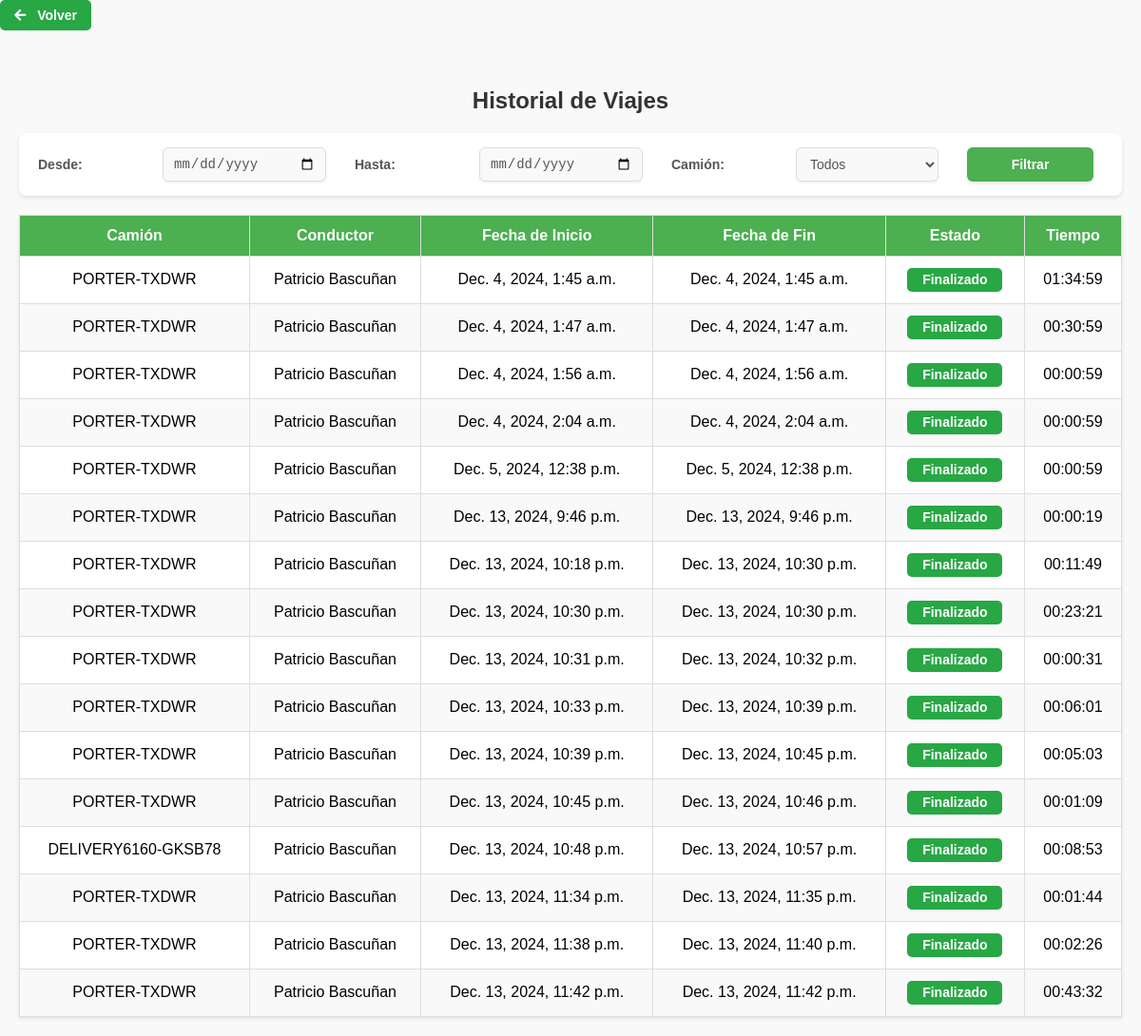
/camiones/historial-viajes-chofer/ (signed in), run on an earlier commit of the app's database.
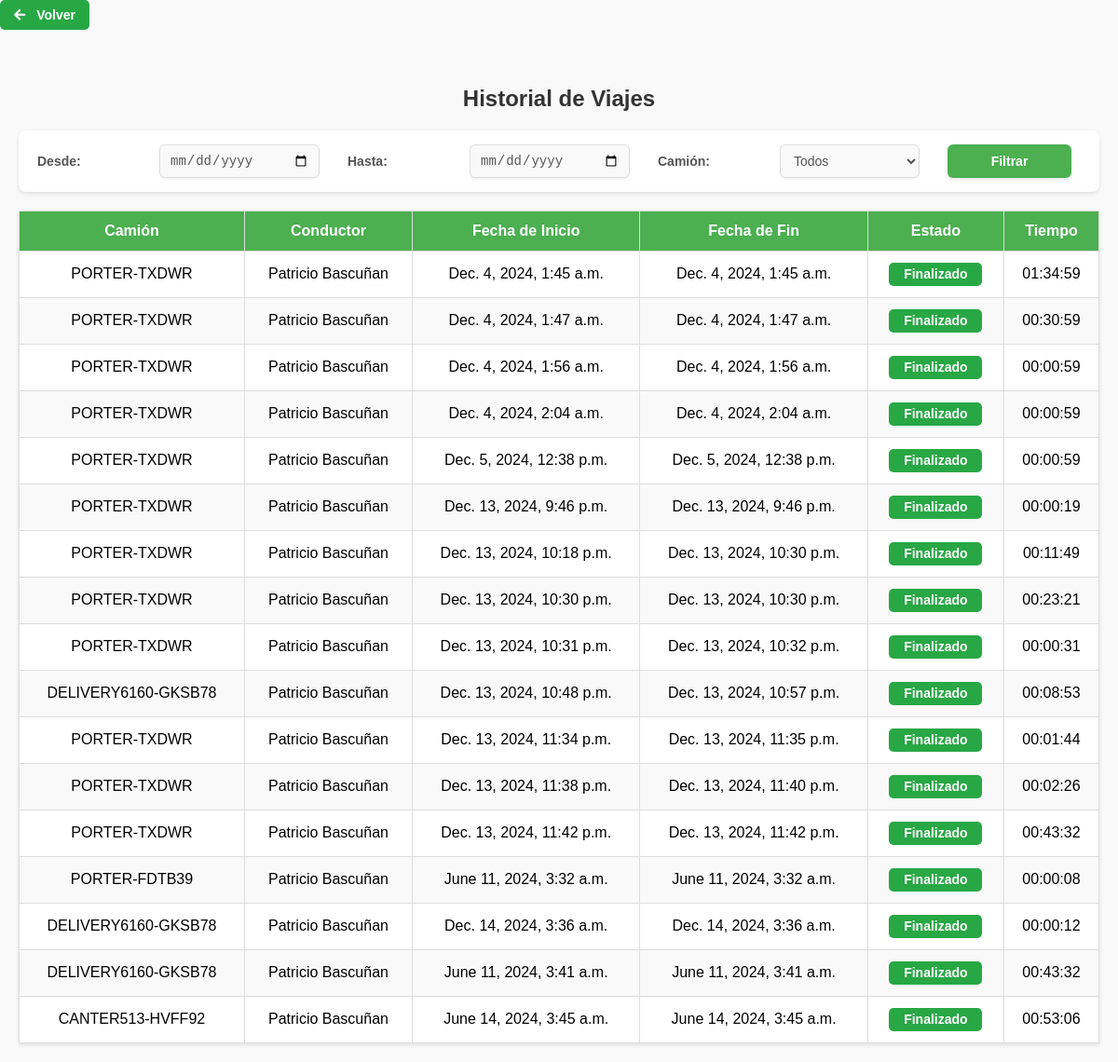
And on a later commit of the database.
### camiones/models.py (models this page shows, shortened)
class HistorialViaje(models.Model):
    camion = models.ForeignKey(Camion, on_delete=models.CASCADE, related_name="viajes")
    chofer = models.ForeignKey(User, on_delete=models.CASCADE, related_name="viajes")
    fecha_inicio = models.DateTimeField()
    fecha_fin = models.DateTimeField(null=True, blank=True)
    ruta = models.TextField(null=True, blank=True)  # JSON con la ruta del viaje
    estado = models.CharField(max_length=50, default="En curso")
    latitud_inicial = models.FloatField(null=True, blank=True)
    longitud_inicial = models.FloatField(null=True, blank=True)
    latitud_final = models.FloatField(null=True, blank=True)
    longitud_final = models.FloatField(null=True, blank=True)
    duracion_total = models.DurationField(null=True, blank=True)
    @property
    def duracion_formateada(self):
        if self.duracion_total is None or self.duracion_total < timedelta(seconds=0):
            return "00:00:00"
        total_seconds = int(self.duracion_total.total_seconds())
        hours = total_seconds // 3600
        minutes = (total_seconds % 3600) // 60
        seconds = total_seconds % 60
        return f"{hours:02}:{minutes:02}:{seconds:02}"

class Camion(models.Model):
    nombre = models.CharField(max_length=100)
    patente = models.CharField(max_length=20, null=True, blank=True)
    marca = models.CharField(max_length=100, null=True, blank=True)
    modelo = models.CharField(max_length=100, null=True, blank=True)
    año = models.IntegerField(null=True, blank=True)
    color = models.CharField(max_length=50, null=True, blank=True)
    latitud = models.FloatField(null=True)
    longitud = models.FloatField(null=True)
    ultima_actualizacion = models.DateTimeField(auto_now=True)
    estado = models.CharField(
        max_length=20,
        choices=[('Disponible', 'Disponible'), ('Asignado', 'Asignado')],
        default='Disponible'
    )

### camiones/views.py (the view)
# urls.py: path('historial-viajes-chofer/', views.historial_viajes_chofer, name='historial_viajes_chofer'),
def historial_viajes_chofer(request):
    historial = HistorialViaje.objects.all()
    if not request.user.is_staff:  # Mostrar solo viajes del chofer
        historial = historial.filter(chofer=request.user)
    fecha_inicio = request.GET.get('fecha_inicio')
    fecha_fin = request.GET.get('fecha_fin')
    camion_id = request.GET.get('camion_id')
    if fecha_inicio:
        historial = historial.filter(fecha_inicio__gte=fecha_inicio)
    if fecha_fin:
        historial = historial.filter(fecha_fin__lte=fecha_fin)
    if camion_id:
        historial = historial.filter(camion_id=camion_id)
    return render(request, 'historial_viajes_chofer.html', {'historial': historial})

### camiones/templates/historial_viajes_chofer.html (shortened to what this page needs)
{% load static %}
<!DOCTYPE html>
<html lang="es">
<head>
    <link href="https://cdnjs.cloudflare.com/ajax/libs/font-awesome/5.15.4/css/all.min.css" rel="stylesheet">
    <link rel="stylesheet" href="{% static 'css/historial_menu.css' %}">
    <link rel="stylesheet" href="{% static 'css/historial.css' %}">
</head>
<body>
    <button class="btn-volver">
        <a href="{% url 'mostrar_mapa' %}">
            <i class="fas fa-arrow-left"></i> Volver
        </a>
    </button>
    <div class="container">
        <h2>Historial de Viajes</h2>
        <form method="GET" action="">
            <label for="fecha_inicio">Desde:</label>
            <input type="date" name="fecha_inicio" id="fecha_inicio">
            <label for="fecha_fin">Hasta:</label>
            <input type="date" name="fecha_fin" id="fecha_fin">
            <label for="camion_id">Camión:</label>
            <select name="camion_id" id="camion_id">
                <option value="">Todos</option>
            </select>
            <button type="submit">Filtrar</button>
        </form>
        {% if historial %}
        <table>
            <thead>
                <tr>
                    <th>Camión</th>
                    <th>Conductor</th>
                    <th>Fecha de Inicio</th>
                    <th>Fecha de Fin</th>
                    <th>Estado</th>
                    <th>Tiempo</th>
                </tr>
            </thead>
            <tbody>
                {% for viaje in historial %}
                <tr>
                    <td>{{ viaje.camion.nombre }}</td>
                    <td>{{ viaje.chofer.first_name }} {{ viaje.chofer.last_name }}</td>
                    <td>{{ viaje.fecha_inicio }}</td>
                    <td>{{ viaje.fecha_fin|default:"En curso" }}</td>
                    <td>
                        {% if viaje.estado == "Finalizado" %}
                        <span class="estado-finalizado">Finalizado</span>
                        {% else %}
                        <span class="estado-en-curso">En curso</span>
                        {% endif %}
                    </td>
                    <td>{{ viaje.duracion_formateada }}</td>
                </tr>
                {% endfor %}
            </tbody>
        </table>
        {% else %}
        <p class="no-results">No se encontraron viajes para los filtros seleccionados.</p>
        {% endif %}
    </div>
</body>
</html>

### camiones/static/css/historial_menu.css (style rules this page uses)
body, html { margin: 0; padding: 0; height: 100%; font-family: 'Roboto', sans-serif; background-color: #f4f4f4; }

### camiones/static/css/historial.css (style rules this page uses)
body { font-family: Arial, sans-serif; margin: 0; padding: 0; background-color: #f9f9f9; }
.container { max-width: 1200px; margin: 0 auto; padding: 20px; }
h2 { text-align: center; color: #333; }
form { display: flex; justify-content: space-between; align-items: center; margin-bottom: 20px; background-color: #fff; padding: 15px; border-radius: 8px; box-shadow: 0 2px 4px rgba(0, 0, 0, 0.1); }
form label { margin-right: 10px; font-weight: bold; }
form input, form select, form button { padding: 8px; margin-right: 10px; border: 1px solid #ddd; border-radius: 4px; }
form button { background-color: #4CAF50; color: white; border: none; cursor: pointer; transition: background-color 0.3s; }
table { width: 100%; border-collapse: collapse; background-color: #fff; box-shadow: 0 2px 4px rgba(0, 0, 0, 0.1); }
table th, table td { padding: 12px; border: 1px solid #ddd; text-align: center; vertical-align: middle; }
table th { background-color: #4CAF50; color: white; }
table tr:nth-child(even) { background-color: #f9f9f9; }
.estado-finalizado, .estado-en-curso { display: inline-flex; justify-content: center; align-items: center; width: 100px; height: 25px; padding: 0; border-radius: 5px; font-size: 14px; font-weight: bold; text-align: center; color: white; box-sizing: border-box; }
.estado-finalizado { background-color: #28a745; }
table td { text-align: center; vertical-align: middle; padding: 12px; background-color: transparent; }
form { display: flex; justify-content: flex-start; align-items: center; margin-bottom: 20px; background-color: #ffffff; padding: 15px 20px; border-radius: 8px; box-shadow: 0 2px 4px rgba(0, 0, 0, 0.1); gap: 20px; }
form label { font-weight: bold; font-size: 14px; color: #555; white-space: nowrap; margin-right: 8px; }
form input[type="date"], form select { padding: 8px 10px; font-size: 14px; border: 1px solid #ddd; border-radius: 6px; background-color: #f9f9f9; color: #555; transition: border-color 0.3s ease, box-shadow 0.3s ease; outline: none; box-shadow: 0 2px 3px rgba(0, 0, 0, 0.05); min-width: 150px; }
form button { padding: 10px 15px; background-color: #4CAF50; color: white; font-size: 14px; font-weight: bold; border: none; border-radius: 6px; cursor: pointer; transition: background-color 0.3s ease, transform 0.2s ease; box-shadow: 0 2px 4px rgba(0, 0, 0, 0.1); }
form > * { flex: 1; max-width: 250px; }

### camiones/templates/historial_viajes_chofer.html (style rules this page uses)
.btn-volver { display: inline-flex; align-items: center; justify-content: center; padding: 8px 15px; font-size: 14px; font-weight: 600; color: white; background-color: #28a745; border: none; border-radius: 5px; text-decoration: none; cursor: pointer; transition: background-color 0.3s ease, box-shadow 0.3s ease; margin-bottom: 20px; }
.btn-volver i { margin-right: 8px; font-size: 14px; }
.btn-volver a { color: inherit; text-decoration: none; }

What changed in the data, as far as the page shows it:
removed HistorialViaje: camion.nombre "PORTER-TXDWR", chofer.first_name "Patricio", chofer.last_name "Bascuñan", fecha_inicio "Dec. 13, 2024, 10:33 p.m.", fecha_fin "Dec. 13, 2024, 10:39 p.m.", estado "Finalizado", duracion_formateada "00:06:01"
removed HistorialViaje: camion.nombre "PORTER-TXDWR", chofer.first_name "Patricio", chofer.last_name "Bascuñan", fecha_inicio "Dec. 13, 2024, 10:39 p.m.", fecha_fin "Dec. 13, 2024, 10:45 p.m.", estado "Finalizado", duracion_formateada "00:05:03"
removed HistorialViaje: camion.nombre "PORTER-TXDWR", chofer.first_name "Patricio", chofer.last_name "Bascuñan", fecha_inicio "Dec. 13, 2024, 10:45 p.m.", fecha_fin "Dec. 13, 2024, 10:46 p.m.", estado "Finalizado", duracion_formateada "00:01:09"
added HistorialViaje: camion.nombre "PORTER-FDTB39", chofer.first_name "Patricio", chofer.last_name "Bascuñan", fecha_inicio "June 11, 2024, 3:32 a.m.", fecha_fin "June 11, 2024, 3:32 a.m.", estado "Finalizado", duracion_formateada "00:00:08"
added HistorialViaje: camion.nombre "DELIVERY6160-GKSB78", chofer.first_name "Patricio", chofer.last_name "Bascuñan", fecha_inicio "Dec. 14, 2024, 3:36 a.m.", fecha_fin "Dec. 14, 2024, 3:36 a.m.", estado "Finalizado", duracion_formateada "00:00:12"
added HistorialViaje: camion.nombre "DELIVERY6160-GKSB78", chofer.first_name "Patricio", chofer.last_name "Bascuñan", fecha_inicio "June 11, 2024, 3:41 a.m.", fecha_fin "June 11, 2024, 3:41 a.m.", estado "Finalizado", duracion_formateada "00:43:32"
added HistorialViaje: camion.nombre "CANTER513-HVFF92", chofer.first_name "Patricio", chofer.last_name "Bascuñan", fecha_inicio "June 14, 2024, 3:45 a.m.", fecha_fin "June 14, 2024, 3:45 a.m.", estado "Finalizado", duracion_formateada "00:53:06"
